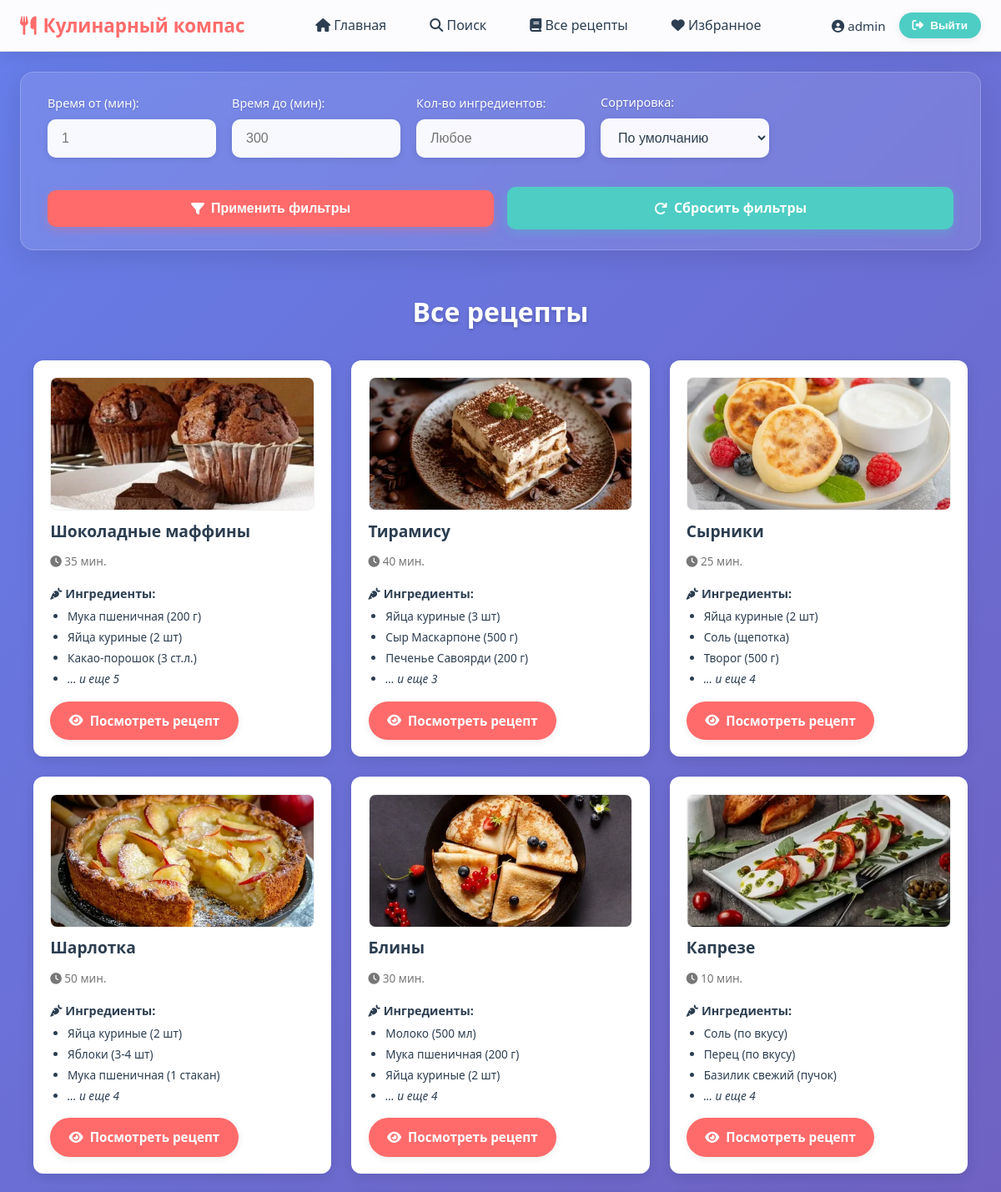
Screenshot of /recipes/ (signed in, upper part) with the database file from the repository.
### recipes/models.py (models this page shows, shortened)
class Recipe(models.Model):
    title = models.CharField(max_length=200)
    ingredients = models.ManyToManyField(Ingredient)
    description = models.TextField()
    cooking_steps = models.TextField()
    cooking_time = models.PositiveIntegerField(help_text="В минутах")
    image = models.ImageField(upload_to='recipes/', blank=True, null=True)
    author = models.ForeignKey(User, on_delete=models.CASCADE)
    created_at = models.DateTimeField(auto_now_add=True)

class Ingredient(models.Model):
    name = models.CharField(max_length=100, unique=True)

### recipes/views.py (the view)
# urls.py: path('recipes/', views.all_recipes, name='all_recipes'),
def all_recipes(request):
    recipes = Recipe.objects.all()
    time_min = request.GET.get('time_min')
    time_max = request.GET.get('time_max')
    if time_min:
        recipes = recipes.filter(cooking_time__gte=int(time_min))
    if time_max:
        recipes = recipes.filter(cooking_time__lte=int(time_max))
    ingredients_count = request.GET.get('ingredients_count')
    if ingredients_count:
        recipes = recipes.annotate(num_ing=Count('ingredients')).filter(num_ing__gte=int(ingredients_count))
    order = request.GET.get('order')
    if order == 'asc':
        recipes = recipes.order_by('title')
    elif order == 'desc':
        recipes = recipes.order_by('-title')
    else:
        recipes = recipes.order_by('-created_at')
    return render(request, 'recipes/all_recipes.html', {'recipes': recipes})

### templates/recipes/all_recipes.html (shortened to what this page needs)
{% extends 'base.html' %}
{% load static %}
{% block extra_css %}
<link rel="stylesheet" href="{% static 'css/all_recipes.css' %}">
{% endblock %}
{% block content %}
<div class="filters-container">
    <form method="get" class="filters-form">
        <div class="filter-item">
            <label for="time_min">Время от (мин):</label>
            <input type="number" id="time_min" name="time_min"
                   value="{{ request.GET.time_min }}" min="1" max="300"
                   placeholder="1">
        </div>
        <div class="filter-item">
            <label for="time_max">Время до (мин):</label>
            <input type="number" id="time_max" name="time_max"
                   value="{{ request.GET.time_max }}" min="1" max="300"
                   placeholder="300">
        </div>
        <div class="filter-item">
            <label for="ingredients_count">Кол-во ингредиентов:</label>
            <input type="number" id="ingredients_count" name="ingredients_count"
                   value="{{ request.GET.ingredients_count }}" min="1" max="20"
                   placeholder="Любое">
        </div>
        <div class="filter-item">
            <label for="order">Сортировка:</label>
            <select id="order" name="order">
                <option value="">По умолчанию</option>
            </select>
        </div>
        <div class="filters-actions">
            <button type="submit" class="btn">
                <i class="fas fa-filter"></i> Применить фильтры
            </button>
            <a href="{% url 'all_recipes' %}" class="btn btn-reset">
                <i class="fas fa-redo"></i> Сбросить фильтры
            </a>
        </div>
    </form>
</div>
<div class="all-recipes-container">
    <h1>Все рецепты</h1>
    {% if recipes %}
        <div class="recipes-grid">
            {% for recipe in recipes %}
            <div class="recipe-card">
                {% if recipe.image %}
                    <img src="{{ recipe.image.url }}" alt="{{ recipe.title }}" class="recipe-image">
                {% else %}
                    <div class="recipe-image-placeholder">
                        <i class="fas fa-image"></i> Нет изображения
                    </div>
                {% endif %}
                <div class="recipe-content">
                    <h3 class="recipe-title">{{ recipe.title }}</h3>
                    <div class="recipe-meta">
                        <span class="cooking-time"><i class="fas fa-clock"></i> {{ recipe.cooking_time }} мин.</span>
                    </div>
                    <div class="recipe-ingredients">
                        <strong><i class="fas fa-carrot"></i> Ингредиенты:</strong>
                        <ul>
                            {% for ingredient in recipe.ingredients.all|slice:":3" %}
                                <li>{{ ingredient.name }}</li>
                            {% endfor %}
                            {% if recipe.ingredients.count > 3 %}
                                <li><i>... и еще {{ recipe.ingredients.count|add:"-3" }}</i></li>
                            {% endif %}
                        </ul>
                    </div>
                    <a href="{% url 'recipe_detail' recipe.id %}?from=all" class="btn">
                        <i class="fas fa-eye"></i> Посмотреть рецепт
                    </a>
                </div>
            </div>
            {% endfor %}
        </div>
    {% else %}
        <div class="no-recipes">
            <p><i class="fas fa-utensils"></i> Рецептов пока нет в базе данных.</p>
        </div>
    {% endif %}
</div>
{% endblock %}

### templates/base.html (shortened to what this page needs)
<!DOCTYPE html>
<html lang="ru">
<head>
    {% load static %}
    <link rel="stylesheet" href="{% static 'css/base.css' %}">
    <link rel="stylesheet" href="{% static 'css/auth.css' %}">
    <link rel="stylesheet" href="{% static 'css/forms.css' %}">
    <link rel="stylesheet" href="https://cdnjs.cloudflare.com/ajax/libs/font-awesome/6.4.0/css/all.min.css">
    {% block extra_css %}{% endblock %}
</head>
<body>
    <nav class="navbar">
        <div class="navbar-container">
            <a href="{% url 'home' %}" class="navbar-brand">
                <i class="fas fa-utensils"></i> Кулинарный компас
            </a>
            <ul class="navbar-nav">
                <li><a href="{% url 'home' %}"><i class="fas fa-home"></i> Главная</a></li>
                <li><a href="{% url 'recipe_search' %}"><i class="fas fa-search"></i> Поиск</a></li>
                <li><a href="{% url 'all_recipes' %}"><i class="fas fa-book"></i> Все рецепты</a></li>
                {% if user.is_authenticated %}
                    <li><a href="{% url 'favorite_recipes' %}"><i class="fas fa-heart"></i> Избранное</a></li>
                {% endif %}
            </ul>
            <div class="user-info">
                {% if user.is_authenticated %}
                    <span><i class="fas fa-user-circle"></i> {{ user.username }}</span>
                    <form method="post" action="{% url 'logout' %}">
                        <button type="submit" class="btn btn-secondary btn-small">
                            <i class="fas fa-sign-out-alt"></i> Выйти
                        </button>
                    </form>
                {% endif %}
            </div>
        </div>
    </nav>
    <div class="container">
        {% block content %}
        {% endblock %}
    </div>
</body>
</html>

### static/css/base.css (style rules this page uses)
:root { --primary-color: #ff6b6b; --primary-light: #ff8e8e; --secondary-color: #4ecdc4; --accent-color: #45b7d1; --text-dark: #2c3e50; --text-light: #7f8c8d; --bg-white: #ffffff; --bg-light: #f8f9fa; --shadow: 0 2px 10px rgba(0, 0, 0, 0.08); --shadow-hover: 0 4px 20px rgba(0, 0, 0, 0.12); --border-radius: 10px; --transition: all 0.2s ease; }
* { margin: 0; padding: 0; box-sizing: border-box; }
body { font-family: 'Segoe UI', Tahoma, Geneva, Verdana, sans-serif; line-height: 1.6; background: linear-gradient(135deg, #667eea 0%, #764ba2 100%); background-attachment: fixed; color: var(--text-dark); min-height: 100vh; overflow-x: hidden; }
.navbar { background: rgba(255, 255, 255, 0.98); backdrop-filter: blur(10px); border-bottom: 1px solid rgba(0, 0, 0, 0.1); padding: 0.8rem 1.5rem; position: sticky; top: 0; z-index: 1000; box-shadow: 0 2px 20px rgba(0, 0, 0, 0.1); }
.navbar-container { display: flex; justify-content: space-between; align-items: center; max-width: 1200px; margin: 0 auto; flex-wrap: wrap; }
.navbar-brand { font-size: 1.4rem; font-weight: 700; color: var(--primary-color); text-decoration: none; display: flex; align-items: center; gap: 0.5rem; white-space: nowrap; }
.navbar-nav { display: flex; list-style: none; gap: 1rem; margin: 0 1rem; }
.navbar-nav a { color: var(--text-dark); text-decoration: none; padding: 0.6rem 1rem; border-radius: 25px; transition: var(--transition); font-weight: 500; border: 2px solid transparent; white-space: nowrap; }
.user-info { display: flex; align-items: center; gap: 1rem; white-space: nowrap; }
.user-info span { color: var(--text-dark); font-weight: 500; font-size: 0.95rem; }
.user-info form { margin: 0; padding: 0; }
.container { max-width: 1200px; margin: 1.5rem auto; padding: 0 1.5rem; }
.btn { display: inline-flex; align-items: center; gap: 0.5rem; padding: 0.7rem 1.4rem; background: var(--primary-color); color: white; text-decoration: none; border-radius: 25px; border: none; cursor: pointer; transition: var(--transition); font-weight: 600; font-size: 0.95rem; box-shadow: var(--shadow); text-align: center; justify-content: center; white-space: nowrap; }
.btn-secondary { background: var(--secondary-color); }
.btn-small { padding: 0.5rem 1rem; font-size: 0.85rem; }

### templates/base.html (style rules this page uses)
html { scroll-behavior: smooth; }
.user-info .btn { display: inline-flex; align-items: center; }

### templates/recipes/all_recipes.html (style rules this page uses)
.filters-actions { display: flex; gap: 1rem; margin-top: 1rem; }

### rows the page displays
Recipe: image (picture), title "Шоколадные маффины", cooking_time "35", ingredients.count|add "5"
Ingredient: name "Мука пшеничная (200 г)"
Ingredient: name "Яйца куриные (2 шт)"
Ingredient: name "Какао-порошок (3 ст.л.)"
Recipe: image (picture), title "Тирамису", cooking_time "40", ingredients.count|add "3"
Ingredient: name "Яйца куриные (3 шт)"
Ingredient: name "Сыр Маскарпоне (500 г)"
Ingredient: name "Печенье Савоярди (200 г)"
Recipe: image (picture), title "Сырники", cooking_time "25", ingredients.count|add "4"
Ingredient: name "Соль (щепотка)"
Ingredient: name "Творог (500 г)"
Recipe: image (picture), title "Шарлотка", cooking_time "50", ingredients.count|add "4"
Ingredient: name "Яблоки (3-4 шт)"
Ingredient: name "Мука пшеничная (1 стакан)"
Recipe: image (picture), title "Блины", cooking_time "30", ingredients.count|add "4"
Ingredient: name "Молоко (500 мл)"
Recipe: image (picture), title "Капрезе", cooking_time "10", ingredients.count|add "4"
Ingredient: name "Соль (по вкусу)"
Ingredient: name "Перец (по вкусу)"
Ingredient: name "Базилик свежий (пучок)"

### other values shown
{{ user.username }} "admin"
